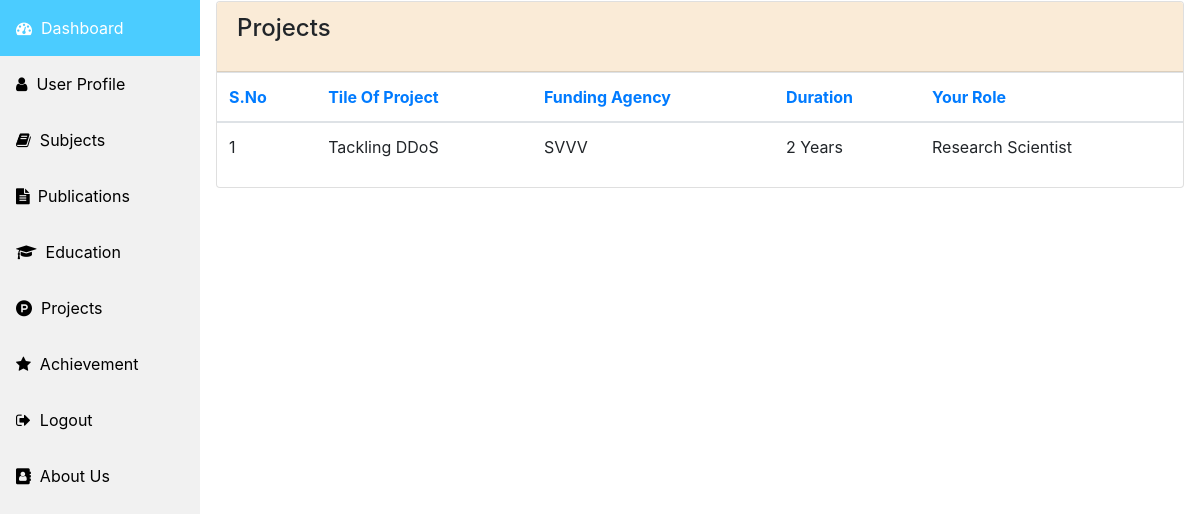
The page /projects/ (signed in) on the database its author committed.
### fam/models.py (models this page shows, shortened)
class Projects(models.Model):
    user = models.ForeignKey(User, on_delete=models.CASCADE, related_name='projects')
    title = models.CharField(max_length=300)
    sponser = models.CharField(max_length=300)
    duration = models.CharField(max_length=100)
    role = models.CharField(max_length=100)

### fam/views.py (the view)
# urls.py: path('projects/', views.projects, name='projects'),
def projects(request):
    context ={}
    if request.user.is_authenticated:
        context['user'] = request.user
        context['projects'] = Projects.objects.filter(user = request.user.id)
        return render(request, 'fam/projects.html',context)
    else:
        return render(request, 'fam/index.html')

### fam/templates/fam/projects.html (shortened to what this page needs)
{% extends 'fam/base.html' %}
{% block content %}
<div class="card">
   <div class="card-header" data-background-color="purple">
       <h4 class="title">Projects</h4>
   </div>
   <div class="card-content table-responsive">
       <table class="table">
           <thead class="text-primary">
               <th>S.No</th>
               <th>Tile Of Project</th>
               <th>Funding Agency</th>
               <th>Duration</th>
               <th>Your Role</th>
           </thead>
           <tbody>
           {% for u in projects %}
               <tr>
                   <td>{{ forloop.counter }}</td>
                   <td>{{u.title}}</td>
                   <td>{{u.sponser}}</td>
                   <td>{{u.duration}}</td>
                   <td>{{u.role}}</td>
               </tr>
           {% endfor %}
           </tbody>
       </table>
   </div>
</div>
{% endblock %}

### fam/templates/fam/projects.html (style rules this page uses)
.card .card-header { background-color:#FAEBD7; }

### rows shown on the page
Projects: title "Tackling DDoS", sponser "SVVV", duration "2 Years", role "Research Scientist"
